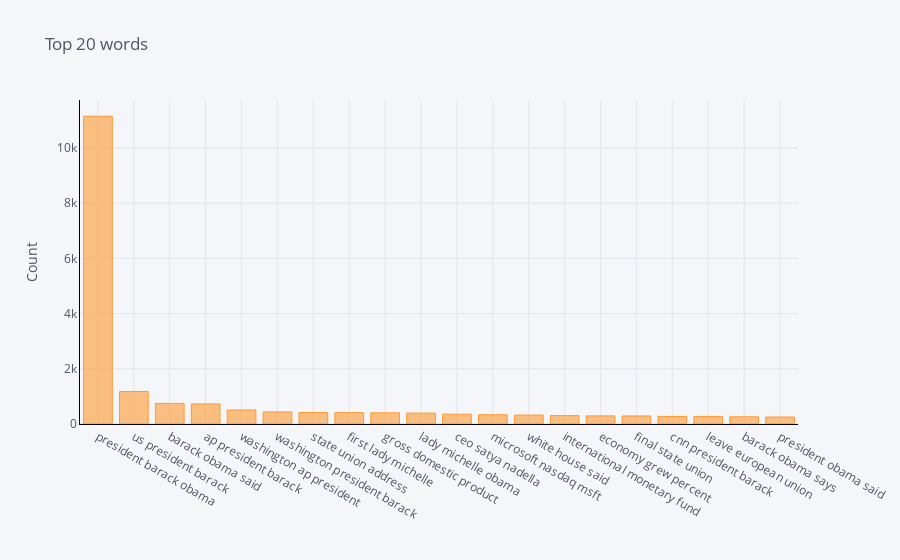

Source (notebook cell):
### Markdown cell above
### Top 20 trigrams (Headline)

Provide more insights on the top 20 trigrams words used in headline.

### Code cell
def get_top_n_words(text, n):
    
    vec = CountVectorizer(ngram_range=(3, 3))
    bag_of_words = vec.fit_transform(text)
    sum_words = bag_of_words.sum(axis=0) #Sum of words appearance throughout the rows
    words_freq = [(word, sum_words[0,idx]) for word, idx in vec.vocabulary_.items()]
    words_freq =sorted(words_freq, key = lambda x: x[1], reverse=True)
    return words_freq[:n]
common_words = get_top_n_words(clean_headline, 20)
for word, freq in common_words:
    print(word, freq)
df3 = pd.DataFrame(common_words, columns = ['ReviewText' , 'count'])
df3 = df3.groupby('ReviewText').sum()['count'].sort_values(ascending=False)
df3.iplot(kind='bar', yTitle='Count', linecolor='black', title='Top 20 words')

### Figure 1 — Plotly figure (JSON) as saved in the notebook; plotly's stock layout.template omitted (floating-point values rounded to 4 significant figures)
{"data": [{"marker": {"color": "rgba(255, 153, 51, 0.6)", "line": {"color": "rgba(255, 153, 51, 1.0)", "width": 1}}, "name": "count", "orientation": "v", "text": "", "type": "bar", "x": ["president barack obama", "us president barack", "barack obama said", "ap president barack", "washington ap president", "washington president barack", "state union address", "first lady michelle", "gross domestic product", "lady michelle obama", "ceo satya nadella", "microsoft nasdaq msft", "white house said", "international monetary fund", "economy grew percent", "final state union", "cnn president barack", "leave european union", "barack obama says", "president obama said"], "y": [11153, 1179, 747, 727, 508, 438, 414, 412, 405, 395, 355, 335, 323, 304, 294, 291, 274, 269, 261, 252]}], "layout": {"legend": {"bgcolor": "#F5F6F9", "font": {"color": "#4D5663"}}, "paper_bgcolor": "#F5F6F9", "plot_bgcolor": "#F5F6F9", "title": {"font": {"color": "#4D5663"}, "text": "Top 20 words"}, "xaxis": {"gridcolor": "#E1E5ED", "linecolor": "black", "showgrid": true, "tickfont": {"color": "#4D5663"}, "title": {"font": {"color": "#4D5663"}, "text": ""}, "zerolinecolor": "#E1E5ED"}, "yaxis": {"gridcolor": "#E1E5ED", "linecolor": "black", "showgrid": true, "tickfont": {"color": "#4D5663"}, "title": {"font": {"color": "#4D5663"}, "text": "Count"}, "zerolinecolor": "#E1E5ED"}}}
